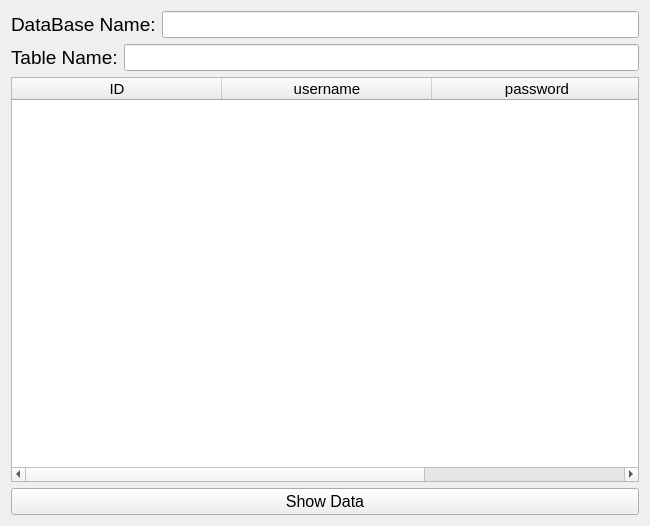
<?xml version="1.0" encoding="UTF-8"?>
<ui version="4.0">
 <class>Form</class>
 <widget class="QWidget" name="Form">
  <property name="geometry">
   <rect>
    <x>0</x>
    <y>0</y>
    <width>650</width>
    <height>526</height>
   </rect>
  </property>
  <property name="windowTitle">
   <string>Form</string>
  </property>
  <layout class="QVBoxLayout" name="verticalLayout">
   <item>
    <layout class="QHBoxLayout" name="horizontalLayout">
     <item>
      <widget class="QLabel" name="label">
       <property name="font">
        <font>
         <pointsize>14</pointsize>
        </font>
       </property>
       <property name="text">
        <string>DataBase Name:</string>
       </property>
      </widget>
     </item>
     <item>
      <widget class="QLineEdit" name="lineEdit_dbname">
       <property name="font">
        <font>
         <pointsize>12</pointsize>
        </font>
       </property>
      </widget>
     </item>
    </layout>
   </item>
   <item>
    <layout class="QHBoxLayout" name="horizontalLayout_2">
     <item>
      <widget class="QLabel" name="label_2">
       <property name="font">
        <font>
         <pointsize>14</pointsize>
        </font>
       </property>
       <property name="text">
        <string>Table Name:</string>
       </property>
      </widget>
     </item>
     <item>
      <widget class="QLineEdit" name="lineEdit_tblname">
       <property name="font">
        <font>
         <pointsize>12</pointsize>
        </font>
       </property>
      </widget>
     </item>
    </layout>
   </item>
   <item>
    <widget class="QTableWidget" name="tableWidget">
     <property name="font">
      <font>
       <pointsize>11</pointsize>
      </font>
     </property>
     <property name="lineWidth">
      <number>3</number>
     </property>
     <attribute name="horizontalHeaderDefaultSectionSize">
      <number>210</number>
     </attribute>
     <column>
      <property name="text">
       <string>ID</string>
      </property>
     </column>
     <column>
      <property name="text">
       <string>username</string>
      </property>
     </column>
     <column>
      <property name="text">
       <string>password</string>
      </property>
     </column>
    </widget>
   </item>
   <item>
    <widget class="QPushButton" name="pushButton">
     <property name="font">
      <font>
       <pointsize>12</pointsize>
      </font>
     </property>
     <property name="text">
      <string>Show Data</string>
     </property>
    </widget>
   </item>
  </layout>
 </widget>
 <resources/>
 <connections/>
</ui>
